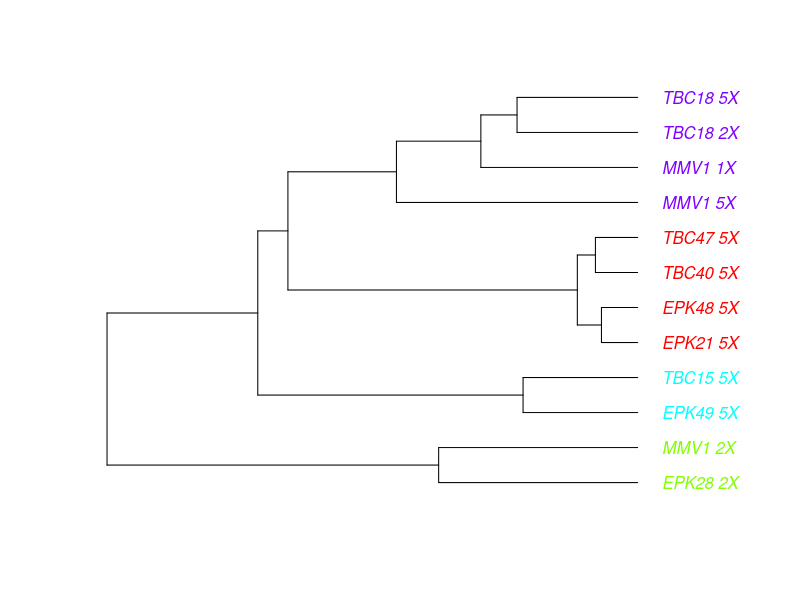
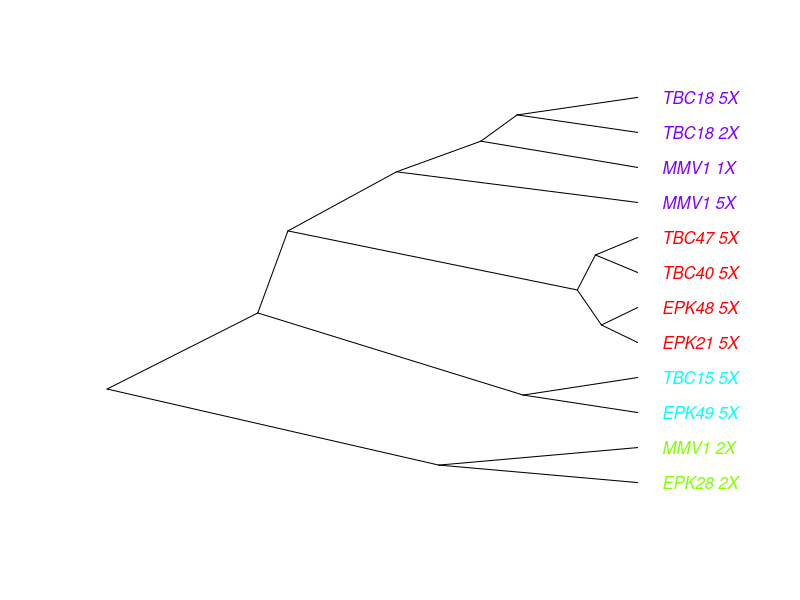
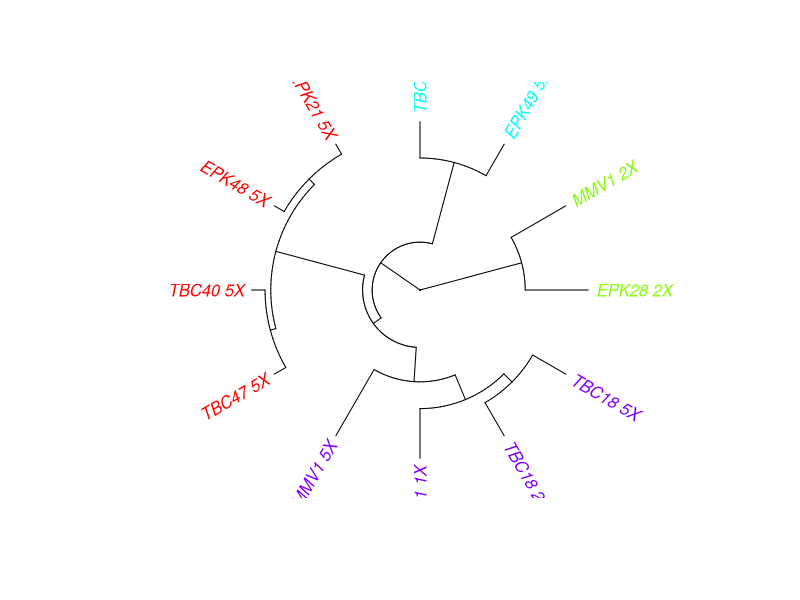
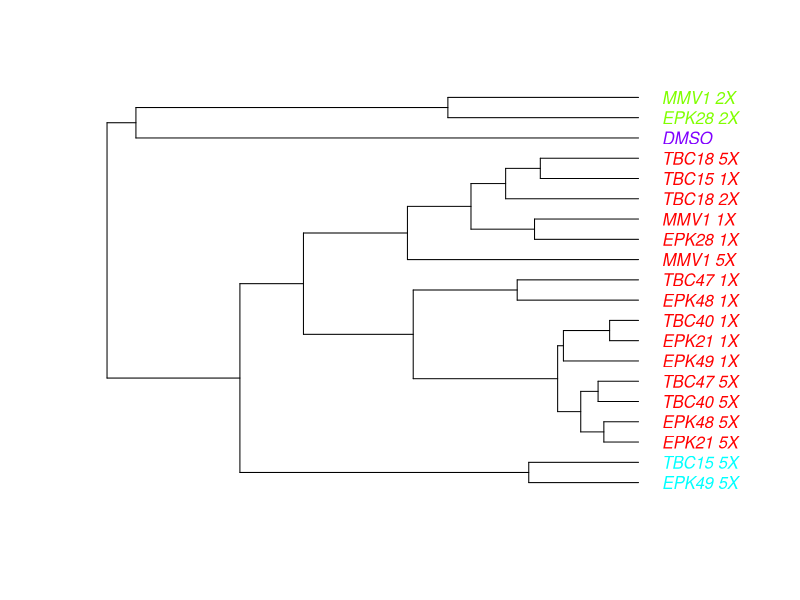
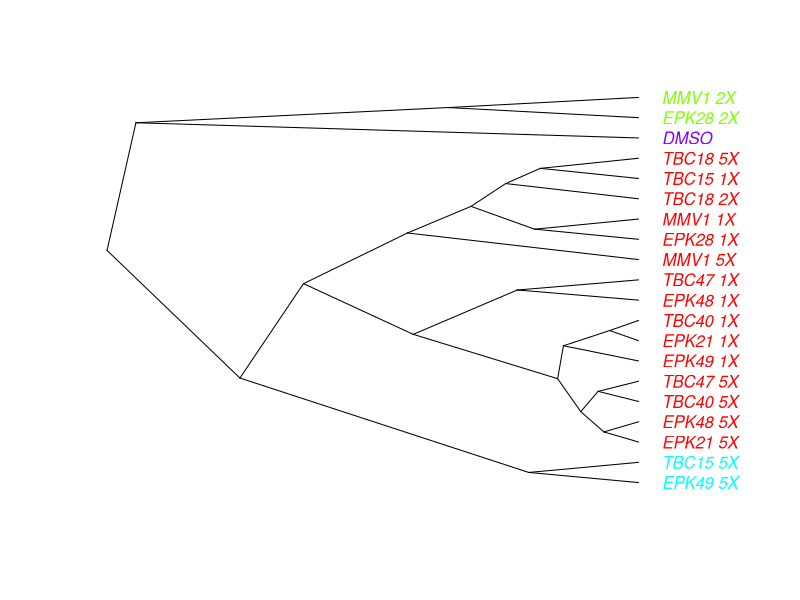
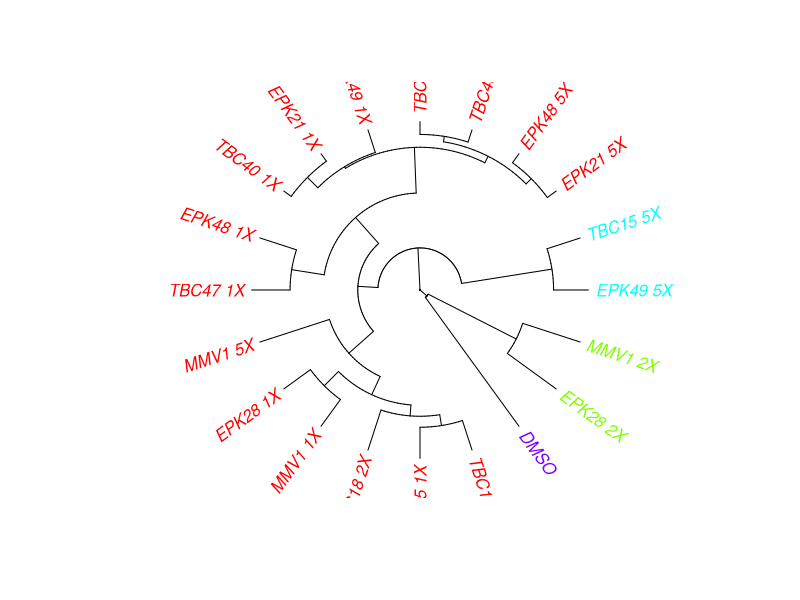

Source code (R) for these figures, in order:
 # install.packages("ape")

list.files()

# Define a function that accepts the number of clusters k and plots the dendrogram
plot_dendrogram_with_colors <- function(
    dm, 
    k=4,
    method = "complete",
    type="phylogram",
    cex = 1, 
    label_offset = 0.02
) {
  # Convert dm to a dist object if it is not already
  if (!inherits(dm, "dist")) {
    dm_dist <- as.dist(as.matrix(dm))
  } else {
    dm_dist <- dm
  }

  # Compute the hierarchical clustering using the dist object
  hc <- hclust(dm_dist, method = method)

  # Determine cluster membership for each item
  clusters <- cutree(hc, k)

  # Generate k distinct colors
  colors <- rainbow(k)

  # Map the clusters to colors
  cluster_colors <- colors[clusters]

  # Load the 'ape' package; install it if necessary with install.packages("ape")
  library(ape)
    
  # Convert hc to class phylo
  phylo_tree <- as.phylo(hc)
 
  # Plot the tree with type "radial"
  if (type == "radial") {
    par(mar=c(1,1,1,1)+0.1)  # Adjust the margin to make sure there is space for labels
    plot(phylo_tree, type=type, tip.color=cluster_colors, cex = cex, label.offset = label_offset)

    # Optionally, you can add another plotting line to display the labels
    # with more control and customization, e.g.:
    add.phylo.labels(phylo_tree, all=TRUE, cex=cex, align=TRUE)
  } else {
    # For other plot types
    plot(phylo_tree, type=type, tip.color=cluster_colors, cex = cex, label.offset = label_offset)
  }       
}

list.files()

# Read the input data from a CSV file
similarity_matrix <- read.csv(file="FtsZ_inhibitor.csv", header=TRUE, sep=",", row.names=1)

# Scaling the similarity matrix to the range of 0 to 1
similarity_matrix_scaled <- similarity_matrix / 100

# Computing the distance matrix by subtracting the scaled similarity from 1
dm <- 1 - similarity_matrix_scaled

# Now call the function with the desired number of clusters
desired_k <- 4 # Replace 4 with your desired number of clusters

plot_dendrogram_with_colors(
    dm, 
    desired_k,
    method = "complete",
    type="phylogram"    
)

plot_dendrogram_with_colors(
    dm, desired_k,
    method = "complete",
    type="cladogram"    
)

plot_dendrogram_with_colors(
    dm, desired_k,
    method = "complete",
    type="fan"    
)

# plot_dendrogram_with_colors(
#     dm, desired_k,
#     method = "complete",
#     type="radial"    
# )

# Read the input data from a CSV file
similarity_matrix <- read.csv(file="matrix_of_jinglan_v2.csv", header=TRUE, sep=",", row.names=1)

# Scaling the similarity matrix to the range of 0 to 1
similarity_matrix_scaled <- similarity_matrix / 100

# Computing the distance matrix by subtracting the scaled similarity from 1
dm <- 1 - similarity_matrix_scaled

# Now call the function with the desired number of clusters
desired_k <- 4 # Replace 4 with your desired number of clusters

plot_dendrogram_with_colors(
    dm, 
    desired_k,
    method = "complete",
    type="phylogram"    
)
plot_dendrogram_with_colors(
    dm, desired_k,
    method = "complete",
    type="cladogram"    
)

plot_dendrogram_with_colors(
    dm, desired_k,
    method = "complete",
    type="fan"    
)


# plot_dendrogram_with_colors(
#     dm, desired_k,
#     method = "complete",
#     type="radial"    
# )
